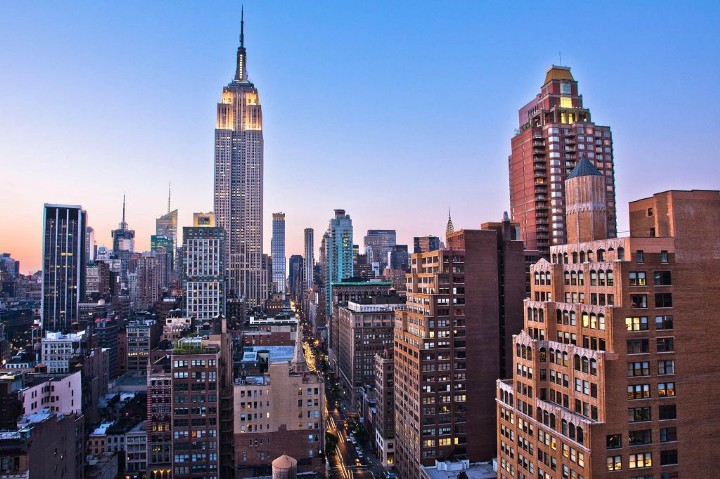
#> input picture imageprocessing_5/city.jpeg, 720 x 479 px
$ python main.py
#> lines starting #> are read from the running program, lines starting #| are printed output that depends on the picture
import cv2
import numpy as np

img = cv2.imread("city.jpeg")
#> img is the input picture: shape (479, 720, 3); mean B, G, R 149, 121.4, 118.2
cv2.imshow("Original", img)


def gaussian_noise(image):
    row, col, ch = image.shape
#> row = 479; col = 720; ch = 3
    mean = 0
    var = 0.05
    sigma = var ** 0.5

    gauss = np.random.normal(mean, sigma, (row, col, ch))
    gauss = gauss.reshape(row, col, ch)
    noisy = image + gauss
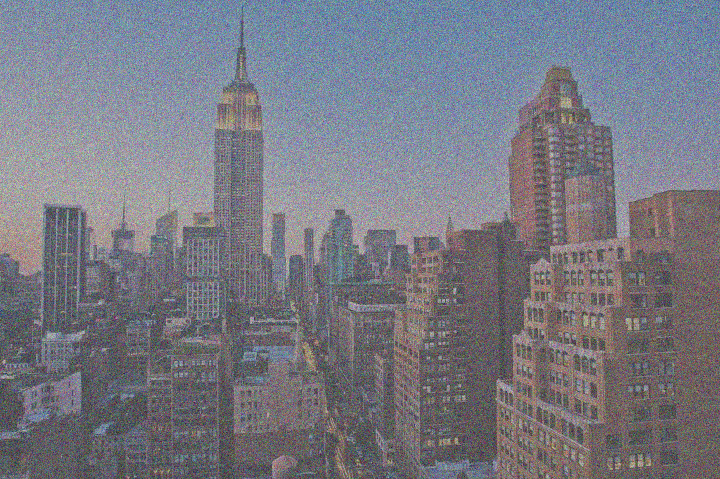
#> noisy: shape (479, 720, 3) float64; mean B, G, R 0.585, 0.477, 0.463; drawn with min black and max white

    return noisy

def saltPepperNoise(image):
    row,col,ch = image.shape
    s_vs_p = 0.5
    amount = 0.04
    noisy = np.copy(image)

    num_salt = int(np.ceil(amount*image.size*s_vs_p))
    corrds = [np.random.randint(0,i-1,num_salt) for i in image.shape]
    noisy[corrds] = 1

    num_pep = int(np.ceil(amount*image.size*s_vs_p))
    corrds = [np.random.randint(0,i-1,num_pep) for i in image.shape]
    noisy[corrds] = 0

    return noisy

img = cv2.imread("city.jpeg")
img = img / 255
noise_img = gaussian_noise(img)
cv2.imshow("Gaussian Noise", noise_img)
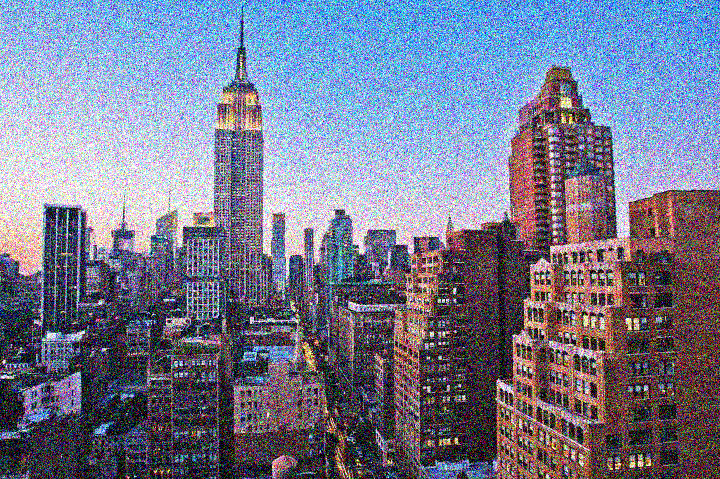
#> window 'Gaussian Noise': shape (479, 720, 3); mean B, G, R 143.9, 122.2, 118.3
cv2.waitKey(0)
